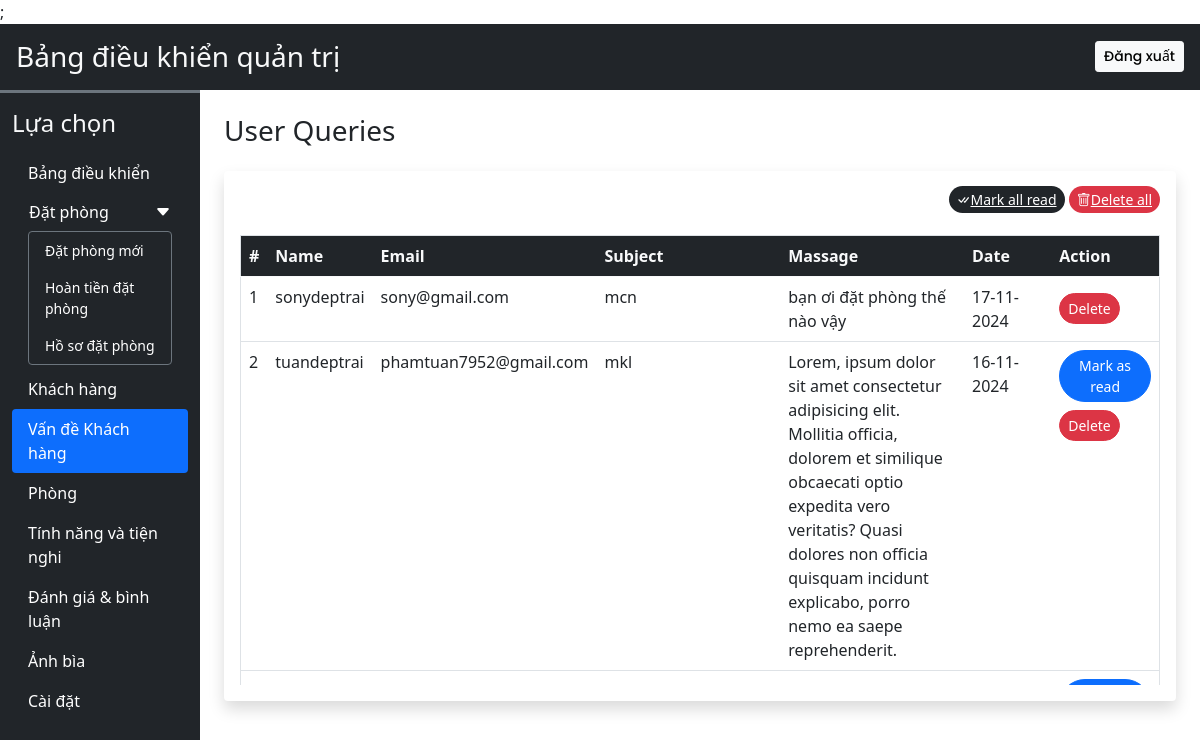
Page /admin/user_queries.php (signed in) on the committed database.
### tables this page shows
CREATE TABLE `user_queries` (
  `sr_no` int(11) NOT NULL,
  `name` varchar(50) NOT NULL,
  `email` varchar(150) NOT NULL,
  `subject` varchar(200) NOT NULL,
  `massage` varchar(500) NOT NULL,
  `datetime` datetime NOT NULL DEFAULT current_timestamp(),
  `seen` tinyint(4) NOT NULL DEFAULT 0
);

### admin/user_queries.php (the view, shortened to what this page needs)
<!DOCTYPE html>
<html lang="en">
<head>
    <?php require('inc/links.php'); ?>
</head>
<body class="bg-white">
<?php require('inc/header.php');?>
    <div class="container-fluid" id="main-content">
        <div class="row">
            <div class="col-lg-10 ms-auto p-4 overflow-hidden">
                <h3 class="mb-4"> User Queries</h3>
                <div class="card border-0 shadow mb-4">
                    <div class="card-body">
                        <div class="text-end mb-4">
                            <a href="?seen=all" class="tbn btn-dark rounded-pill shadow-none btn-sm"><i
                                    class="bi bi-check-all"></i>Mark all read</a>
                            <a href="?del=all" class="tbn btn-danger rounded-pill shadow-none btn-sm"><i
                                    class="bi bi-trash"></i>Delete all</a>
                        </div>
                        <div class="table-responsive-md" style="height:450px; overflow-y: scroll;">
                            <table class=" table table-hover border">
                                <thead class="sticky-stop">
                                    <tr class="bg-dark text-light">
                                        <th scope=" col">#</th>
                                        <th scope="col">Name</th>
                                        <th scope="col">Email</th>
                                        <th scope="col" width="20%">Subject</th>
                                        <th scope="col" width="20%">Massage</th>
                                        <th scope="col">Date</th>
                                        <th scope="col">Action</th>
                                    </tr>
                                </thead>
                                <tbody>
                                    <?php
                                        $q = "SELECT * FROM `user_queries` ORDER BY `sr_no` DESC";
                                        $data = mysqli_query($con,$q);
                                        $i=1;
                                        while($row = mysqli_fetch_assoc($data))
                                        {
                                            $seen='';
                                            if($row['seen']!=1){
                                                $seen = "<a href ='?seen=$row[sr_no]' class='btn btn-sm rounded-pill btn-primary'>Mark as read</a> <br>";
                                            }
                                            $seen.= "<a href ='?del=$row[sr_no]' class='btn btn-sm rounded-pill btn-danger mt-2'>Delete</a>";
                                            $date =date('d-m-Y', strtotime($row['datetime']));
                                            echo<<<query
                                            <tr>
                                                <td>$i</td>
                                                <td>$row[name]</td>
                                                <td>$row[email]</td>
                                                <td>$row[subject]</td>
                                                <td>$row[massage]</td>
                                                <td>$date</td>
                                                <td>$seen</td>
                                            </tr>
                                            query;
                                            $i++;
                                        }
                                    ?>
                                </tbody>
                            </table>
                        </div>
                    </div>
                </div>
            </div>
        </div>
    </div>
</body>
</html>

### admin/css/style.css (style rules this page uses)
:root { --teal: #66bb6a; --teal_hover: #388e3c; }

### rows in the picture
user_queries: name "sonydeptrai", email "sony@gmail.com", subject "mcn", massage "bạn ơi đặt phòng thế nào vậy", datetime "17-11-2024"
user_queries: name "tuandeptrai", email "phamtuan7952@gmail.com", subject "mkl", massage "Lorem, ipsum dolor sit amet consectetur adipisicing elit. Mollitia officia, dolorem et similique obcaecati optio expedita vero veritatis? Quasi dolores non officia quisquam incidunt explicabo, porro nemo ea saepe reprehenderit.", datetime "16-11-2024"
